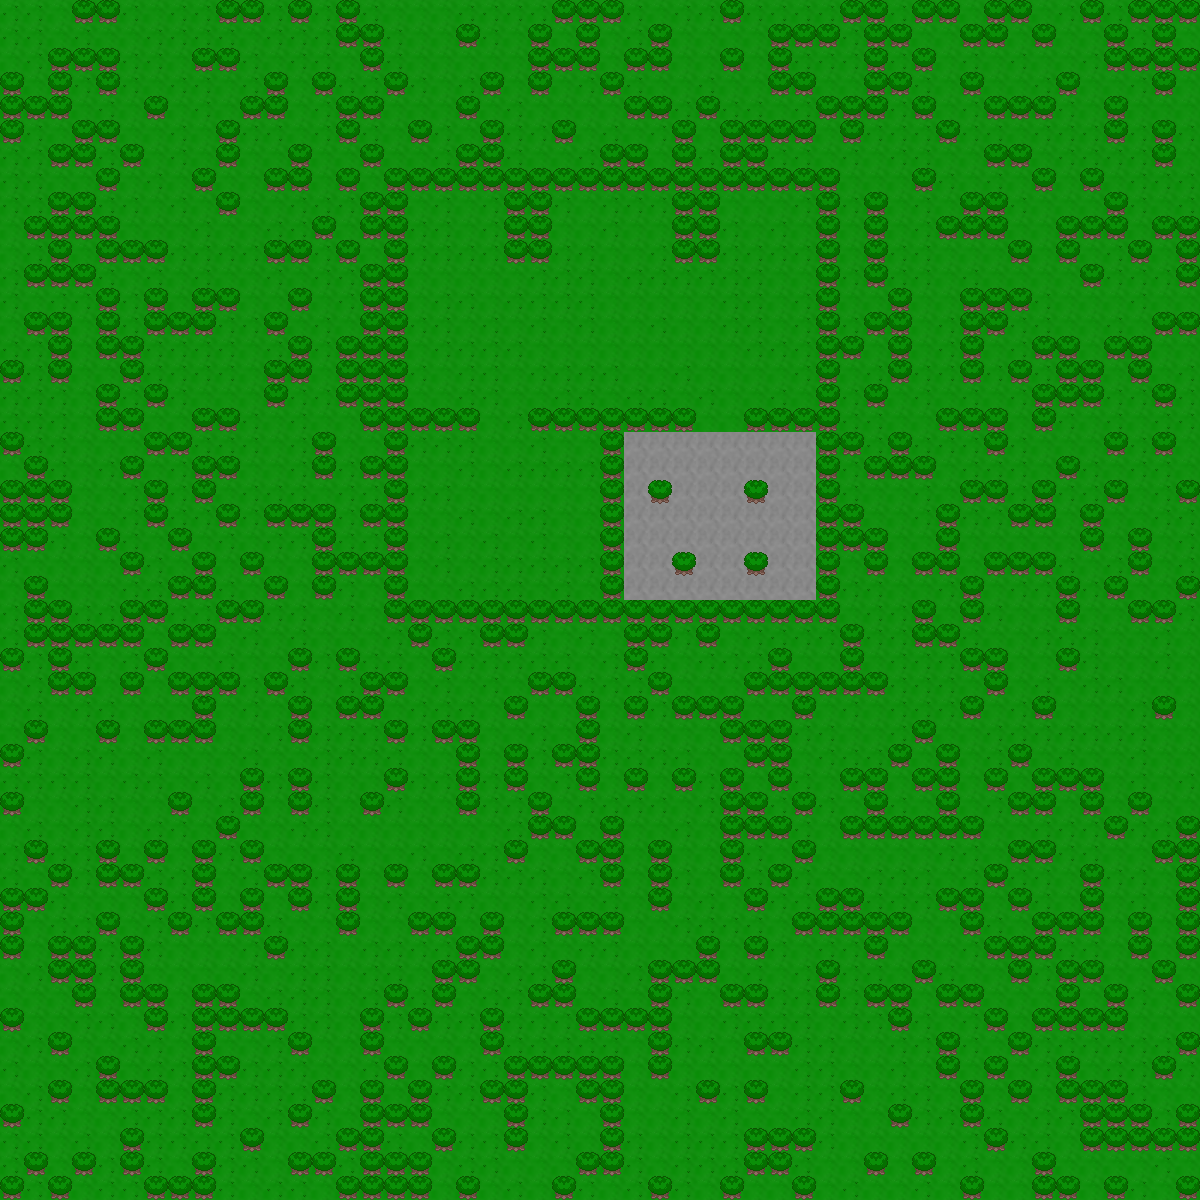

This is a level from a 2D game, rendered from its Tiled map with the project's own tilesets. A one-line summary and the map file follow, with tile-layer data summarised:
An orthogonal 50x50 tile map with 24x24 px tiles, 3 tile layers (Grass, Rock, Tree).

<map version="1.0" tiledversion="1.0.3" orientation="orthogonal" renderorder="right-down" width="50" height="50" tilewidth="24" tileheight="24" nextobjectid="1">
 <tileset firstgid="1" source="YumaTerrainTrans.tsx" />
 <layer name="Grass" width="50" height="50">
  <data>[2500 cells, 2500 non-empty, 3 distinct tile ids]</data>
 </layer>
 <layer name="Rock" width="50" height="50">
  <data>[2500 cells, 56 non-empty, 1 distinct tile ids]</data>
 </layer>
 <layer name="Tree" width="50" height="50">
  <data>[2500 cells, 4 non-empty, 1 distinct tile ids]</data>
 </layer>
</map>